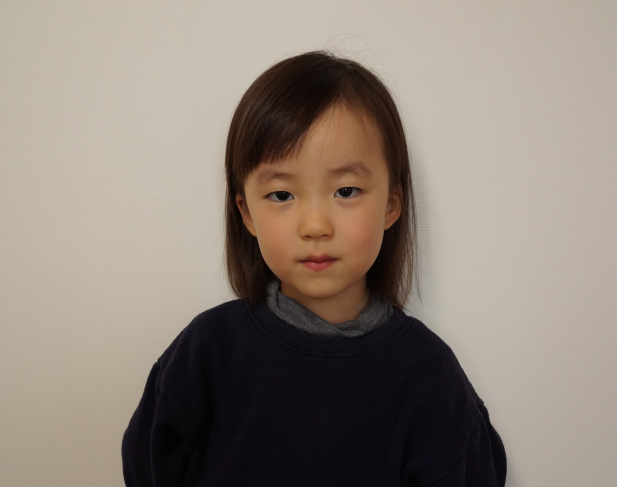
#> input picture img/Angela01.jpg, 1233 x 974 px (shown at 1/2 size)
$ python 419_bitwise_masking.py
#> lines starting #> are read from the running program, lines starting #| are printed output that depends on the picture; after the words box and inside, x2 and y2 are one past the last pixel; in counts of white or black regions, pixels touching at a corner belong together
import numpy as np, cv2
import matplotlib.pyplot as plt

img = cv2.imread('../img/Angela01.jpg')
#> img is the input picture: shape (974, 1233, 3); mean B, G, R 120.4, 131.1, 142

# Make a mask
mask = np.zeros_like(img)
cv2.circle(mask, (630, 400), 200, (255,255,255), -1)
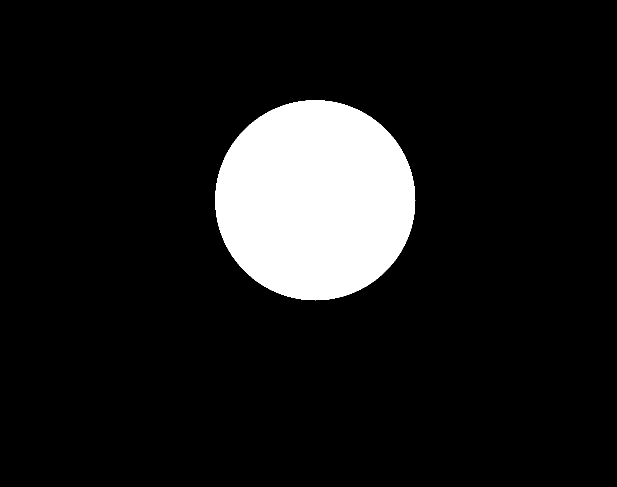
#> mask: shape (974, 1233, 3) (shown at 1/2 size); 10.5% white; 1 white region, box (x1, y1, x2, y2) and area: (430, 200, 831, 601) 125629

# Masking
masked = cv2.bitwise_and(img, mask)
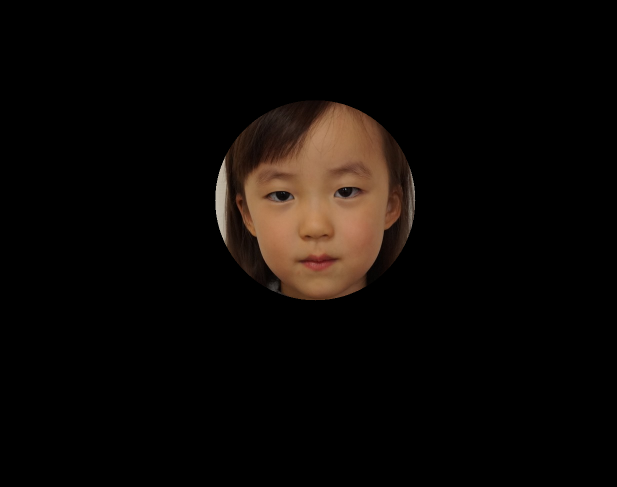
#> masked: shape (974, 1233, 3) (shown at 1/2 size); mean B, G, R 5.7, 8.2, 12

cv2.imshow('original', img)
cv2.imshow('mask', mask)
cv2.imshow('masked', masked)
cv2.waitKey()
cv2.destroyAllWindows()

$ run again, with img/Angela02.jpg copied over img/Angela01.jpg
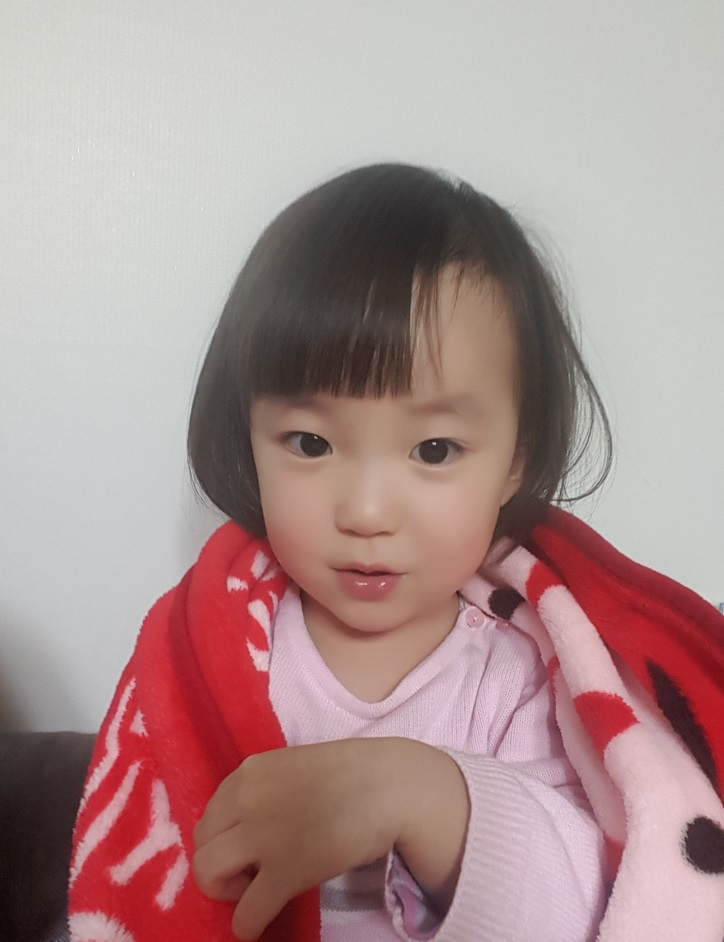
#> input picture img/Angela02.jpg, 724 x 942 px
#> img is the input picture: shape (942, 724, 3); mean B, G, R 144.6, 145.6, 172
#> `cv2.circle(mask, (630, 400), 200, (255,255,255), -1)`:
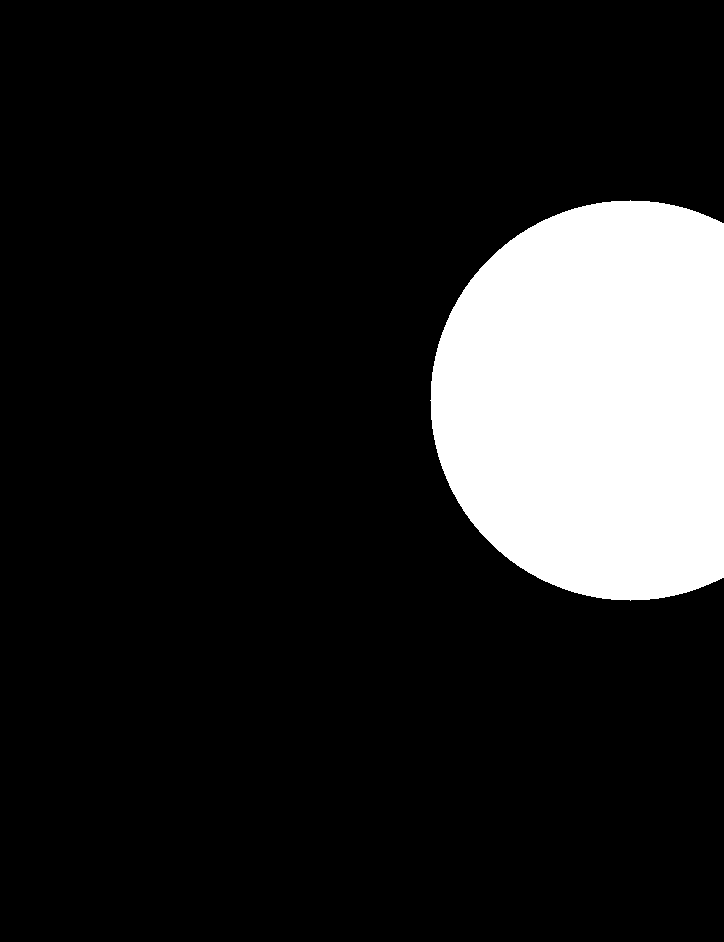
#> mask: shape (942, 724, 3); 14.5% white; 1 white region, box (x1, y1, x2, y2) and area: (430, 200, 724, 601) 98798
#> `masked = cv2.bitwise_and(img, mask)`:
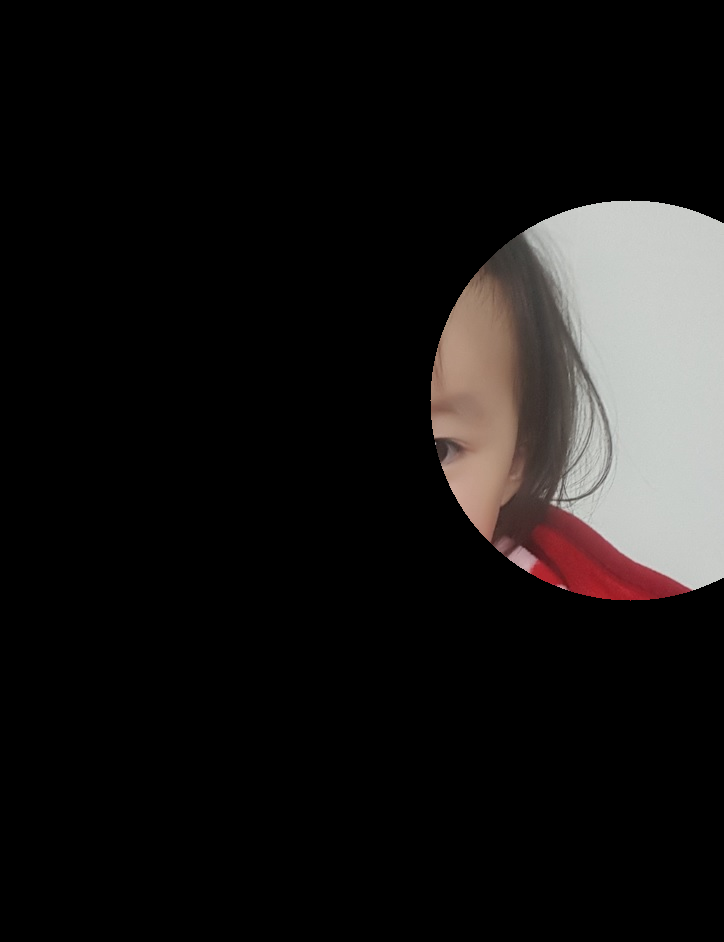
#> masked: shape (942, 724, 3); mean B, G, R 21.3, 22.1, 24

$ run again, with img/Angela03.jpg copied over img/Angela01.jpg
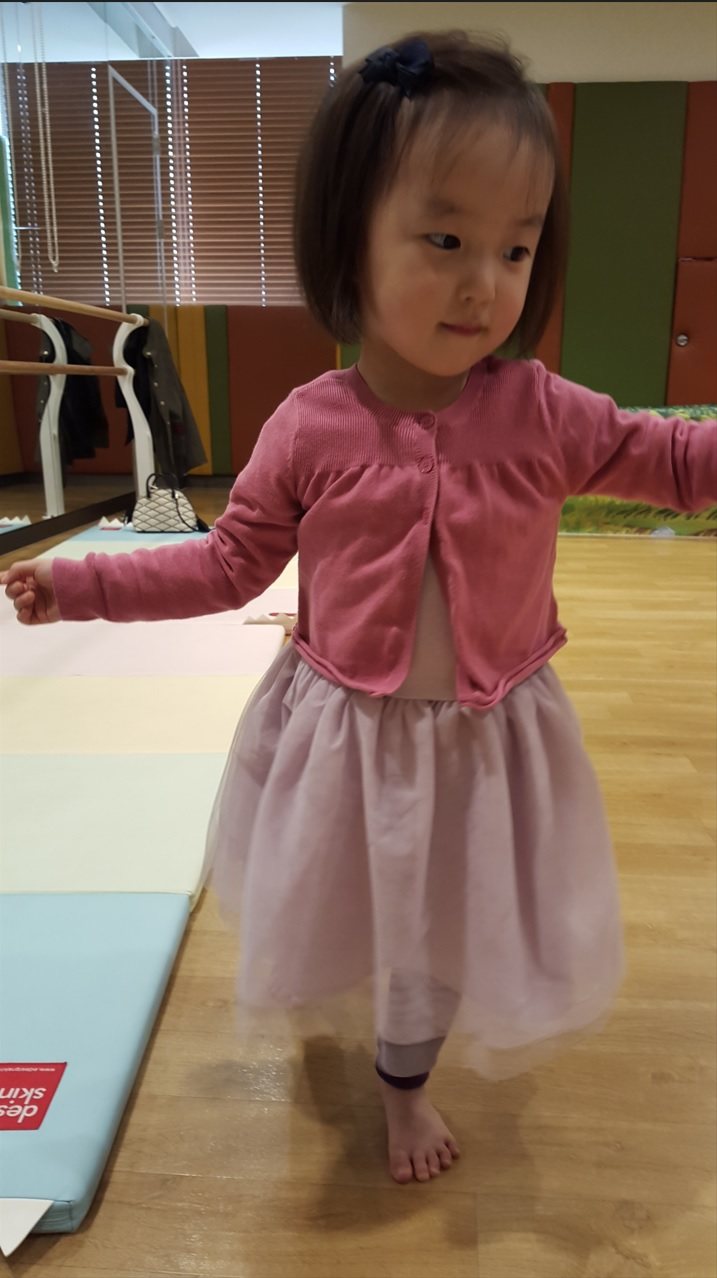
#> input picture img/Angela03.jpg, 717 x 1278 px
#> img is the input picture: shape (1278, 717, 3); mean B, G, R 90.5, 107.2, 133.5
#> `cv2.circle(mask, (630, 400), 200, (255,255,255), -1)`:
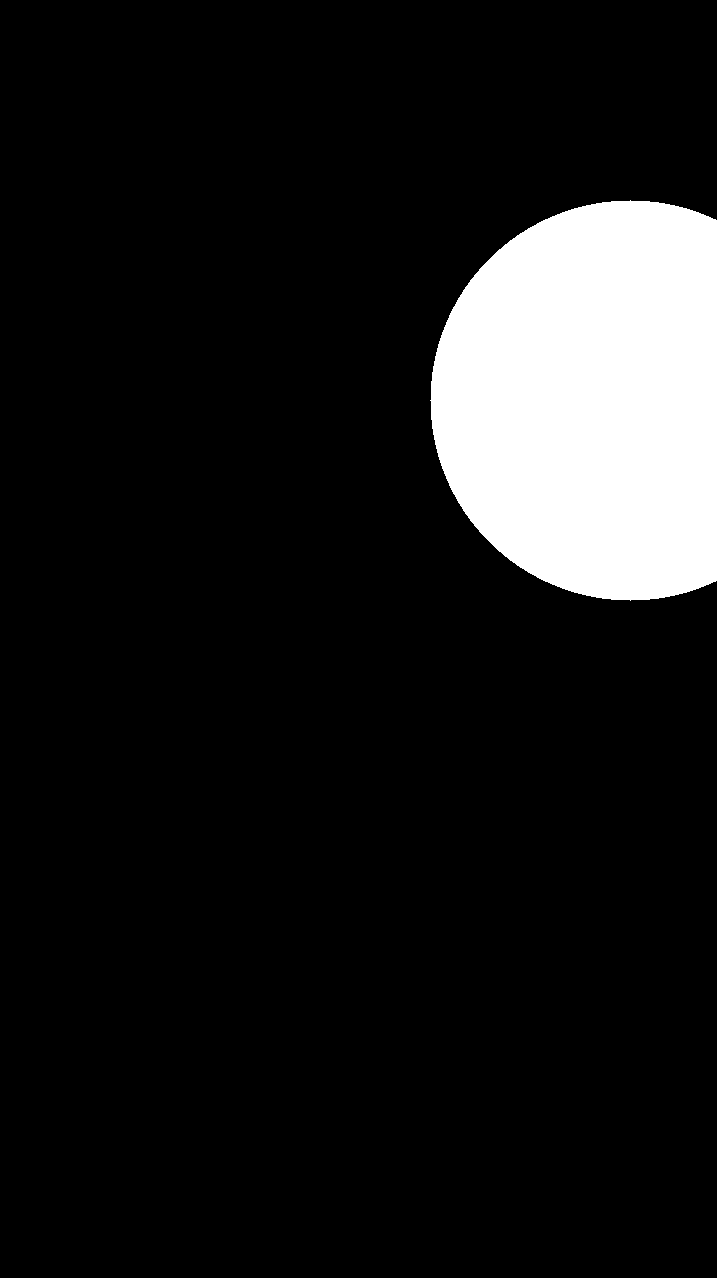
#> mask: shape (1278, 717, 3); 10.5% white; 1 white region, box (x1, y1, x2, y2) and area: (430, 200, 717, 601) 96295
#> `masked = cv2.bitwise_and(img, mask)`:
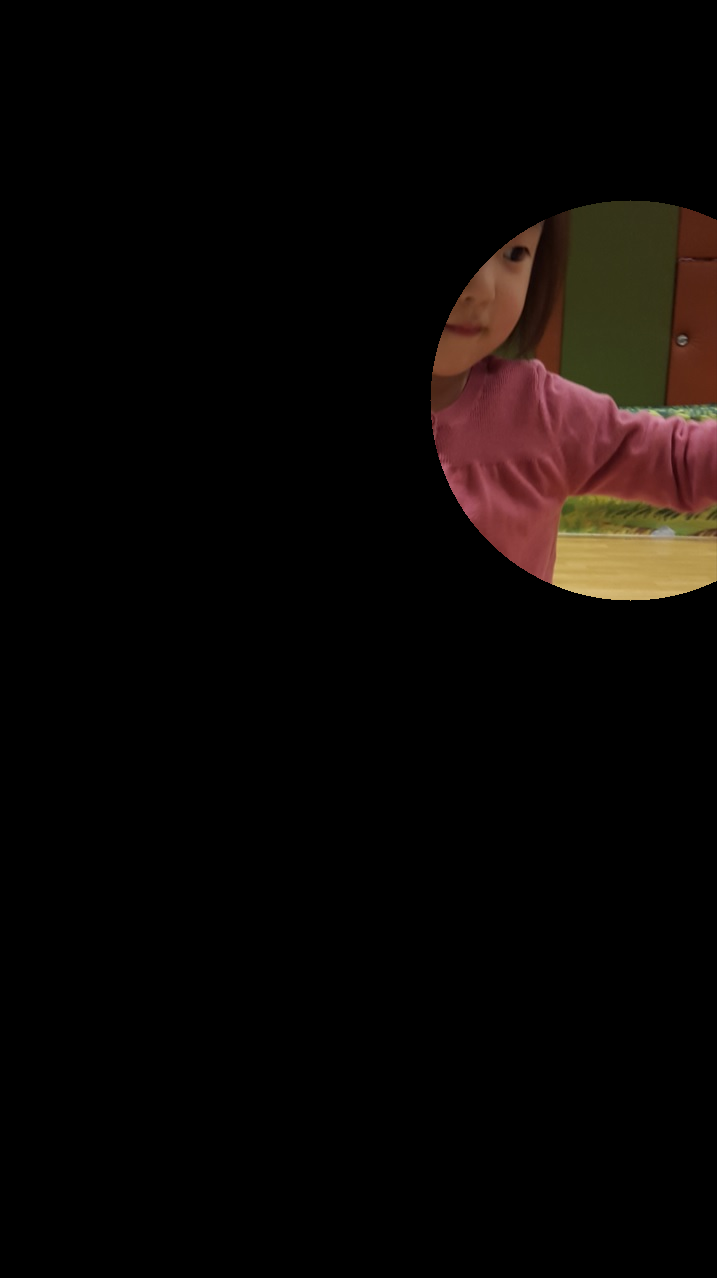
#> masked: shape (1278, 717, 3); mean B, G, R 5, 7, 11.1
